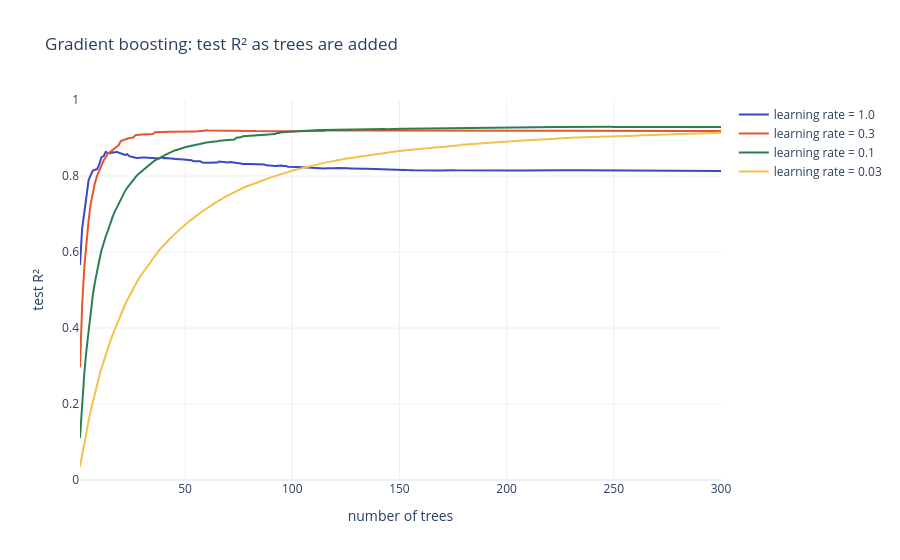

The code cell stored with this chart in its notebook:
### Code cell
fig = go.Figure()
for lr, c in curves.items():
    fig.add_trace(go.Scatter(x=np.arange(1, len(c) + 1), y=c, mode="lines", name=f"learning rate = {lr}"))
fig.update_layout(title="Gradient boosting: test R² as trees are added", xaxis_title="number of trees",
                  yaxis_title="test R²", yaxis_range=[0, 1])
fig.show()

### Figure 1 — Plotly figure (JSON) as saved in the notebook; plotly's stock layout.template omitted (floating-point values rounded to 4 significant figures; data arrays with more than 128 entries replaced by an {"elided": "..."} marker saying what was removed)
{"data": [{"mode": "lines", "name": "learning rate = 1.0", "type": "scatter", "x": {"elided": "300 int values"}, "y": {"elided": "300 float values"}}, {"mode": "lines", "name": "learning rate = 0.3", "type": "scatter", "x": {"elided": "300 int values"}, "y": {"elided": "300 float values"}}, {"mode": "lines", "name": "learning rate = 0.1", "type": "scatter", "x": {"elided": "300 int values"}, "y": {"elided": "300 float values"}}, {"mode": "lines", "name": "learning rate = 0.03", "type": "scatter", "x": {"elided": "300 int values"}, "y": {"elided": "300 float values"}}], "layout": {"title": {"text": "Gradient boosting: test R² as trees are added"}, "xaxis": {"title": {"text": "number of trees"}}, "yaxis": {"range": [0, 1], "title": {"text": "test R²"}}}}
